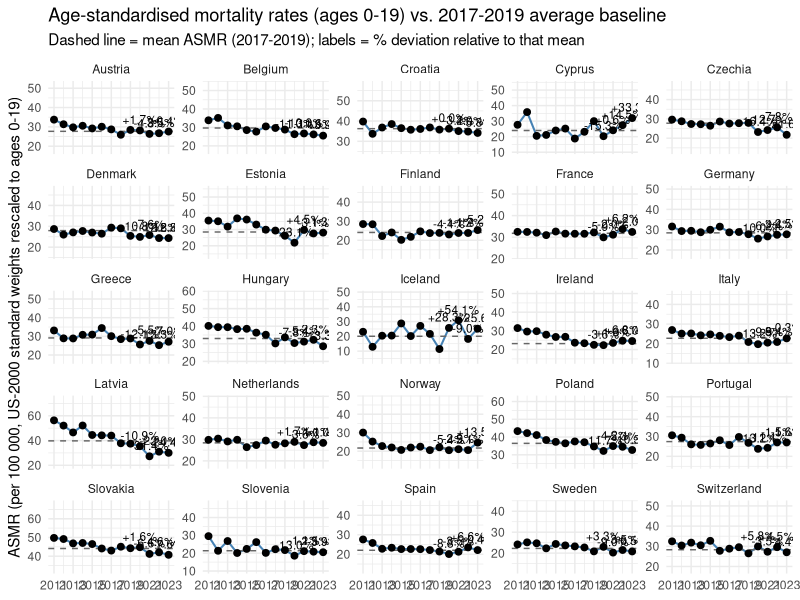

Write the R code that produced this figure.
################################################################################
## Age-standardised mortality rates (ASMR) 2011-2023, ages 0-19 only
## Baseline = mean 2017-2019, plus % deviation in 2020-2023
################################################################################

## 1 ────────────────────────────────────────────────────────────────────────────
library(tidyverse)
library(knitr)
library(kableExtra)
library(scales)
library(htmltools)
library(ggplot2)

## 2 ────────────────────────────────────────────────────────────────────────────
##  US-2000 weights (all ages)  ➜  re-normalise the 0-19 slice so Σw = 1
std_pop_all <- tribble(
  ~age_group_5, ~weight,
  "0-4", 0.013818 + 0.055317,
  "5-9", 0.072533,
  "10-14", 0.073032,
  "15-19", 0.072169,
  "20-24", 0.066478,
  "25-29", 0.064529,
  "30-34", 0.071044,
  "35-39", 0.080762,
  "40-44", 0.081851,
  "45-49", 0.072118,
  "50-54", 0.062716,
  "55-59", 0.048454,
  "60-64", 0.038793,
  "65-69", 0.034264,
  "70-74", 0.031773,
  "75-79", 0.026999,
  "80-84", 0.017842,
  "85+",  0.015508
)

std_pop_young <- std_pop_all %>%                       # keep only 0-19 …
  filter(age_group_5 %in% c("0-4", "5-9", "10-14", "15-19")) %>% 
  mutate(weight = weight / sum(weight))                # … and rescale to 1
std_pop_young %>% 
  summarise(total_weight = sum(weight)) %>% 
  print()

## 3 ────────────────────────────────────────────────────────────────────────────
##  Read Eurostat file & compute ASMR (per 100 000) for ages 0-19
dat <- read_csv("data/pop_deaths_eurostats_2011_2023.csv", show_col_types = FALSE)

asmr_young <- dat %>% 
  semi_join(std_pop_young, by = "age_group_5") %>%     # keep rows up to 19 y
  left_join(std_pop_young, by = "age_group_5") %>%     # attach rescaled weights
  mutate(mr     = deaths / population,
         w_rate = mr * weight) %>% 
  group_by(country, year) %>% 
  summarise(ASMR = sum(w_rate) * 1e5, .groups = "drop") %>% 
  arrange(country, year)

## 4 ────────────────────────────────────────────────────────────────────────────
##  BASELINE = arithmetic mean of 2017-2019 for each country (ages 0-19)
baseline_young <- asmr_young %>% 
  filter(year %in% 2017:2019) %>% 
  group_by(country) %>% 
  summarise(baseline_ASMR = mean(ASMR), .groups = "drop")

##  Attach baseline to every year; compute % deviation
asmr_pred_young <- asmr_young %>% 
  left_join(baseline_young, by = "country") %>% 
  rename(pred_ASMR = baseline_ASMR) %>% 
  mutate(dev_pct = (ASMR - pred_ASMR) / pred_ASMR * 100)

## 5 ────────────────────────────────────────────────────────────────────────────
##  Table  (same colour-band logic, ages 0-19)
dev_tbl_num <- asmr_pred_young %>% 
  filter(year %in% 2020:2023) %>% 
  select(country, year, dev_pct) %>% 
  pivot_wider(names_from = year, values_from = dev_pct) %>% 
  arrange(country)

dev_tbl_col <- dev_tbl_num %>% 
  mutate(across(
    -country,
    ~{
      bg <- dplyr::case_when(
        .x  < -10 ~ "#0d47a1",
        .x >= -10 & .x <  -5 ~ "#42a5f5",
        .x >=  -5 & .x <   0 ~ "#bbdefb",
        .x >=   0 & .x <   1 ~ "#ffffff",
        .x >=   1 & .x <   3 ~ "#ffcccb",
        .x >=   3 & .x <  10 ~ "#ef5350",
        TRUE                  ~ "#b71c1c"
      )
      fg <- ifelse(bg %in% c("#0d47a1", "#ef5350", "#b71c1c"), "white", "black")
      cell_spec(sprintf("%+.1f %%", .x), background = bg, color = fg)
    }
  ))

tbl_html <- dev_tbl_col %>% 
  kbl(format = "html", escape = FALSE,
      caption = "Percent deviation of ASMR (ages 0-19) from the 2017-2019 average baseline  
                 (blue = deficit / red = excess)") %>% 
  kable_styling(full_width = FALSE, position = "center") %>% 
  row_spec(0, bold = TRUE)

html_print( HTML(tbl_html) )

## 6 ────────────────────────────────────────────────────────────────────────────
##  Plot: observed ASMR (0-19), constant 2017-2019 baseline, % deviation label
ggplot(asmr_pred_young, aes(year, ASMR)) +
  geom_line(linewidth = 0.7, colour = "steelblue") +
  geom_hline(aes(yintercept = pred_ASMR),
             linetype = "dashed", colour = "grey40") +
  geom_point(size = 2) +
  geom_text(
    data = subset(asmr_pred_young, year >= 2020),
    aes(label = sprintf("%+.1f%%", dev_pct)),
    vjust = -0.7, size = 3
  ) +
  facet_wrap(~country, scales = "free_y") +
  scale_x_continuous(breaks = seq(2011, 2023, 2)) +
  scale_y_continuous(expand = expansion(mult = c(0, 0), add = c(10, 20))) +
  labs(
    title    = "Age-standardised mortality rates (ages 0-19) vs. 2017-2019 average baseline",
    subtitle = "Dashed line = mean ASMR (2017-2019); labels = % deviation relative to that mean",
    x = NULL,
    y = "ASMR (per 100 000, US-2000 standard weights rescaled to ages 0-19)"
  ) +
  theme_minimal(base_size = 11)
